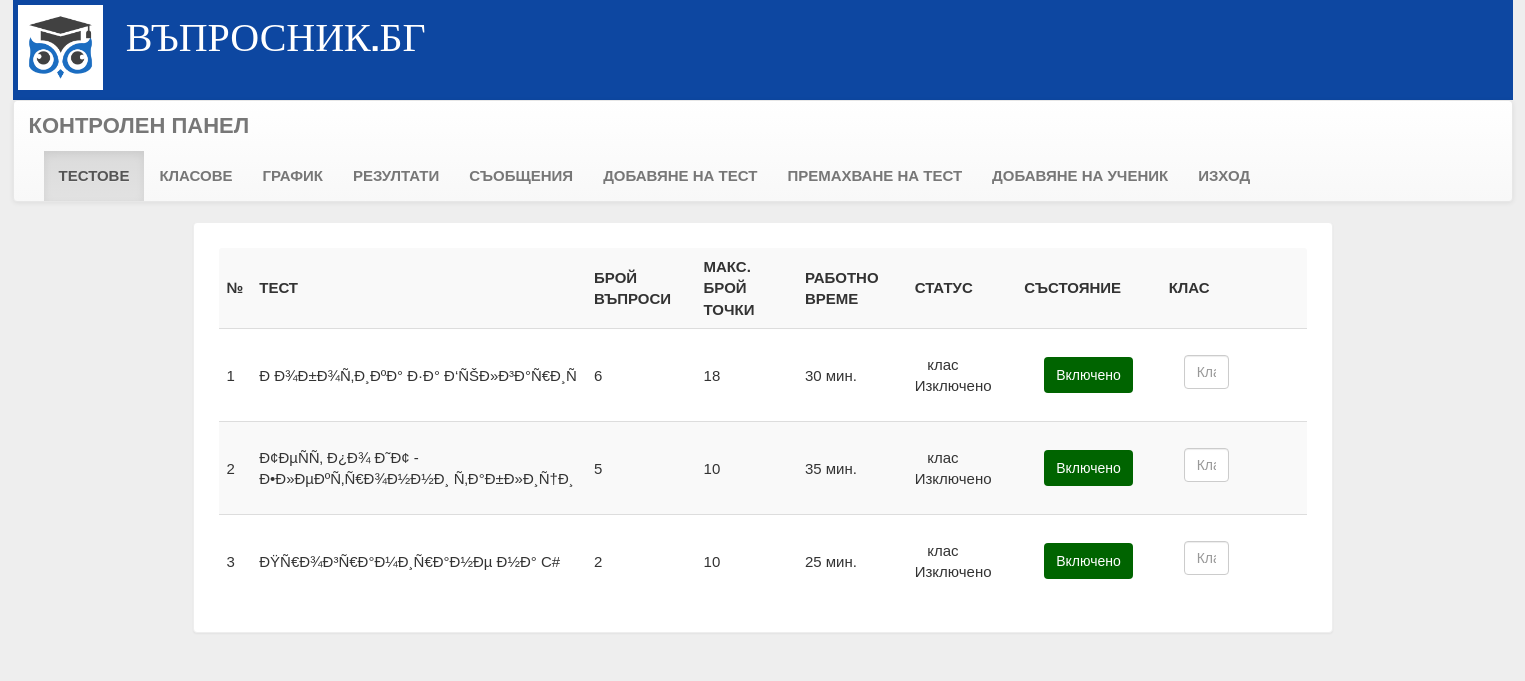
Screenshot of /dash.php?q=0 (signed in) with the database file from the repository.
### tables this page shows
CREATE TABLE `quiz` (
  `id` int(100) NOT NULL,
  `eid` text NOT NULL,
  `title` varchar(100) NOT NULL,
  `correct` int(11) NOT NULL,
  `wrong` int(11) NOT NULL,
  `total` int(11) NOT NULL,
  `time` bigint(20) NOT NULL,
  `date` timestamp NOT NULL DEFAULT CURRENT_TIMESTAMP ON UPDATE CURRENT_TIMESTAMP,
  `status` varchar(10) NOT NULL,
  `class` varchar(20) NOT NULL,
  `6ot` int(20) NOT NULL,
  `6do` int(20) NOT NULL,
  `5ot` int(20) NOT NULL,
  `5do` int(20) NOT NULL,
  `4ot` int(20) NOT NULL,
  `4do` int(20) NOT NULL,
  `3ot` int(20) NOT NULL,
  `3do` int(20) NOT NULL,
  `2ot` int(20) NOT NULL,
  `2do` int(20) NOT NULL
);

### dash.php (the view, shortened to what this page needs)
<?php
include_once 'dbConnection.php';
?>
<!DOCTYPE html>
<html>
<head>
  <link  rel="stylesheet" href="css/bootstrap.min.css"/>
  <link  rel="stylesheet" href="css/bootstrap-theme.min.css"/>
  <link rel="stylesheet" href="css/main.css">
  <link  rel="stylesheet" href="css/font.css">
</head>
<body style="background:#eee;">
<div class="header">
<div class="row">
<div class="col-lg-6">
<img src="image/logo.png" alt="logo" height="85" width="85" style="margin: 5px">
<span class="logo">ВЪПРОСНИК.БГ</span>
</div></div></div>
<nav class="navbar navbar-default title1">
  <div class="container-fluid">
    <div class="navbar-header">
      <a class="navbar-brand" style="font-size: 22px" href="dash.php?q=0"><b>КОНТРОЛЕН ПАНЕЛ</b></a>
    </div>
    <div class="collapse navbar-collapse" id="bs-example-navbar-collapse-1">
      <ul class="nav navbar-nav">
        <li <?php
if (@$_GET['q'] == 0)
    echo 'class="active"';
?>><a href="dash.php?q=0"><b>ТЕСТОВЕ</b></a></li>
        <li <?php
if (@$_GET['q'] == 7)
    echo 'class="active"';
?>><a href="dash.php?q=7"><b>КЛАСОВЕ</b></a></li>
        <li <?php
if (@$_GET['q'] == 8)
    echo 'class="active"';
?>><a href="dash.php?q=8"><b>ГРАФИК</b></a></li>
    <li <?php
if (@$_GET['q'] == 2)
    echo 'class="active"';
?>><a href="dash.php?q=2"><b>РЕЗУЛТАТИ</b></a></li>
    <li <?php
if (@$_GET['q'] == 3)
    echo 'class="active"';
?>><a href="dash.php?q=3"><b>СЪОБЩЕНИЯ</b></a></li>
        <li <?php
if (@$_GET['q'] == 4)
    echo 'class="active"';
?>><a href="dash.php?q=4"><b>ДОБАВЯНЕ НА ТЕСТ</b></a></li>
        <li <?php
if (@$_GET['q'] == 5)
    echo 'class="active"';
?>><a href="dash.php?q=5"><b>ПРЕМАХВАНЕ НА ТЕСТ</b></a></li>
        <li <?php
if (@$_GET['q'] == 6)
    echo 'class="active"';
?>><a href="dash.php?q=6"><b>ДОБАВЯНЕ НА УЧЕНИК</b></a></li>
        <li <?php
if (@$_GET['q'] == 9)
    echo 'class="active"';
?>><a href="logout.php?q=account.php"><b>ИЗХОД</b></a></li>
        </ul>
    </div>
  </div>
</nav>
<div class="container">
<div class="row">
<div class="col-md-12">
<?php
if (@$_GET['q'] == 0) {
    $result = mysqli_query($con, "SELECT * FROM quiz ORDER BY date DESC") or die('Error');
    echo '<div class="panel"><table class="table table-striped title1"  style="vertical-align:middle">
<tr><td style="vertical-align:middle"><b>№ </b></td><td style="vertical-align:middle"><b>ТЕСТ</b></td>
<td style="vertical-align:middle"><b>БРОЙ ВЪПРОСИ</b></td><td style="vertical-align:middle"><b>МАКС. БРОЙ ТОЧКИ</b></td>
<td style="vertical-align:middle"><b>РАБОТНО ВРЕМЕ</b></td><td style="vertical-align:middle"><b>СТАТУС</b></td>
<td style="vertical-align:middle"><b>СЪСТОЯНИЕ</b></td><td style="vertical-align:middle"><b>КЛАС</b></td></tr>';
    $c = 1;
    while ($row = mysqli_fetch_array($result)) {
        $title   = $row['title'];
        $total   = $row['total'];
        $correct = $row['correct'];
        $time    = $row['time'];
        $eid     = $row['eid'];
        $class   = $row['class'];
        $status  = $row['status'];
        if ($status == "enabled") {
            echo '<form name="forml" action="update.php?deidquiz=' . $eid . '"  method="POST">
            <tr><td style="vertical-align:middle">' . $c++ . '</td><td style="vertical-align:middle">' . $title . '</td><td style="vertical-align:middle">' . $total . '</td>
            <td style="vertical-align:middle">' . $correct * $total . '</td><td style="vertical-align:middle">' . $time . '&nbsp;мин.</td>
            <td style="vertical-align:middle">&nbsp&nbsp' . $class . ' клас Включено</td>
            <td style="vertical-align:middle"><b><input id="vip" name="vip" href="update.php?deidquiz=' . $eid . '" value="Изключено" class="btn logb" style="color:#FFFFFF;background:#ff0000;font-size:14px;padding:7px;" type="submit"></b></td>
            <td><div class="form-group">
            <label class="col-md-7 control-label" for="chas"></label>
            <div class="col-md-7">
            <input id="chas" name="chas" placeholder="Клас" class="form-control input-md" style="margin-top:12px;" type="text">
          </div>
        </div>
      </fieldset></form></td></tr>';
        } else {
            echo '<form name="forml" action="update.php?eeidquiz=' . $eid . '"  method="POST">
            <tr><td style="vertical-align:middle">' . $c++ . '</td><td style="vertical-align:middle">' . $title . '</td><td style="vertical-align:middle">' . $total . '</td>
            <td style="vertical-align:middle">' . $correct * $total . '</td><td style="vertical-align:middle">' . $time . '&nbsp;мин.</td>
            <td style="vertical-align:middle">&nbsp&nbsp' . $class . ' клас Изключено</td>
            <td style="vertical-align:middle"><b><input id="lop" name="lop" href="update.php?eeidquiz=' . $eid . '" value="&nbspВключено&nbsp" class="btn logb" style="color:#FFFFFF;background:darkgreen;font-size:14px;padding:7px;" type="submit"></b></td>
            <td><div class="form-group">
            <label class="col-md-7 control-label" for="chass"></label>
            <div class="col-md-7">
            <input id="chass" name="chass" placeholder="Клас" class="form-control input-md" style="margin-top:12px;" type="text">
          </div>
          </div>
      </fieldset></form></td></tr>';
        }
    }
}
?>
<?php
    echo '</table></div>';
?>
</div>
</div>
</div>
</body>
</html>

### css/main.css (style rules this page uses)
.panel { border-color:#eee;margin-right: auto;padding:25px;font: 22px "Century Gothic", "Times Roman", sans-serif; }
.header { background:#0D47A1;height:100px; }
.logo { font-family:'typo';font-size:40px;color:#ffffff;margin: 15px; }
.title1 { font: 15px "Century Gothic", "Times Roman", sans-serif; }
.logb { color:#FFFFFF;background:#0000ff;font-size:15px;margin:20px;padding:8px; }

### dash.php (style rules this page uses)
body { width:100%; width: 1500px; margin: auto;font: 12px "Century Gothic", "Times Roman", sans-serif;background:#eee;height:auto;background-attachment:fixed; }

### rows the page displays
quiz: title "Ð Ð¾Ð±Ð¾Ñ‚Ð¸ÐºÐ° Ð·Ð° Ð‘ÑŠÐ»Ð³Ð°Ñ€Ð¸Ñ", total "6", $correct * $total "18", time "30"
quiz: title "Ð¢ÐµÑÑ‚ Ð¿Ð¾ Ð˜Ð¢ - Ð•Ð»ÐµÐºÑ‚Ñ€Ð¾Ð½Ð½Ð¸ Ñ‚Ð°Ð±Ð»Ð¸Ñ†Ð¸", total "5", $correct * $total "10", time "35"
quiz: title "ÐŸÑ€Ð¾Ð³Ñ€Ð°Ð¼Ð¸Ñ€Ð°Ð½Ðµ Ð½Ð° C#", total "2", $correct * $total "10", time "25"
